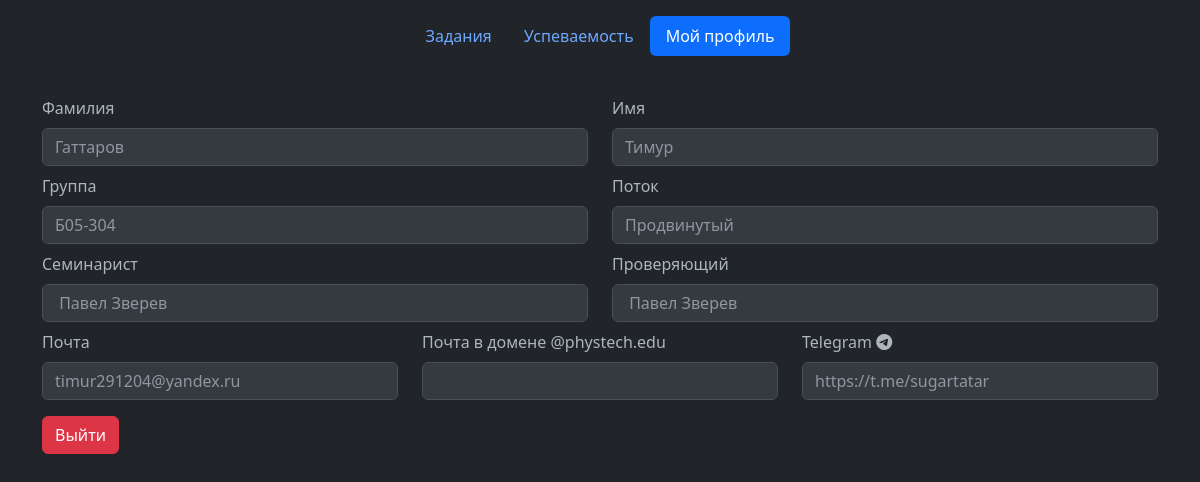
/accounts/profile/ (signed in), run on an earlier commit of the app's database.
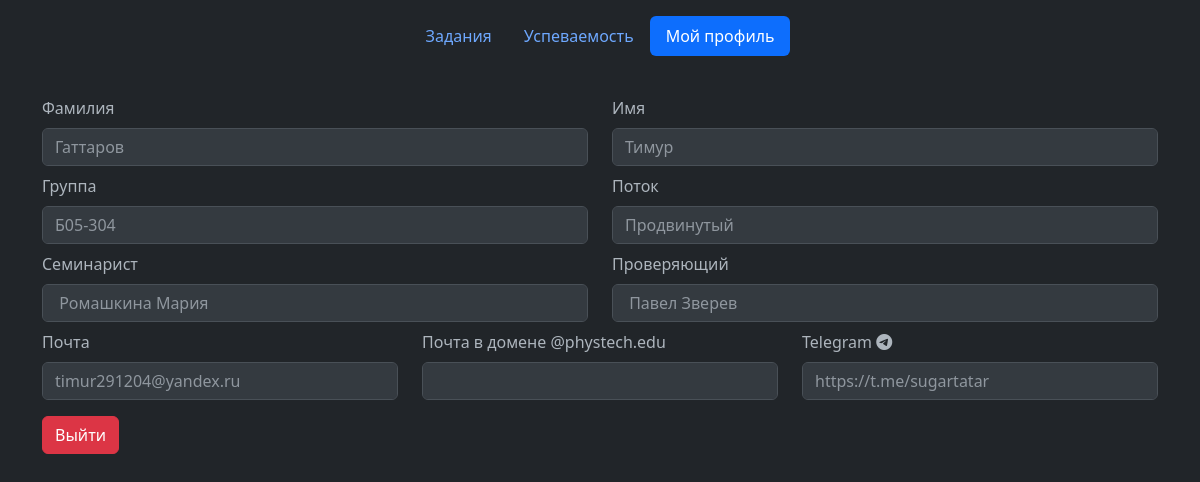
And on a later commit of the database.
### accounts/models.py (models this page shows, shortened)
class Profile(models.Model):
    user = models.OneToOneField(User, on_delete=models.CASCADE)
    last_name = models.CharField(max_length=18, blank=True, null=True)
    first_name = models.CharField(max_length=18, blank=True, null=True)
    fathers_name = models.CharField(max_length=18, blank=True, null=True)
    GROUP_CHOICES = (('', ''),
                     ('Б05-301', 'Б05-301'),
                     ('Б05-302', 'Б05-302'),
                     ('Б05-303', 'Б05-303'),
                     ('Б05-304', 'Б05-304'),
                     ('Б05-305', 'Б05-305'),
                     )
    group = models.CharField(
        max_length=7,
        choices= GROUP_CHOICES,
        default='',
    )
    flow = models.CharField(
        max_length=30,
        choices= (('', ''), ("Базовый", "Базовый"), ("Продвинутый", "Продвинутый")),
        default='',
    )
    SEMINARISTS_CHOICES = (
        ('', ''),
        ("Павел Зверев", "Павел Зверев"),
        ("Александр Маркин", "Александр Маркин"),
        ("Готовский Геннадий", "Готовский Геннадий"),
        ("Ромашкина Мария", "Ромашкина Мария"),
    )
    seminarist = models.CharField(
        max_length=30,
        choices=SEMINARISTS_CHOICES,
        default='',
    )
    CHECKER_CHOICES = [
        ('', ''),
        ('Павел Зверев', 'Павел Зверев'),
        ("АлександрМаркин", "Александр Маркин"),
        ("Геннадий Готовский", "Геннадий Готовский"),
        ("Ромашкина Мария", "Ромашкина Мария"),
    ]
    checker = models.TextField(
        max_length=40,
        choices=CHECKER_CHOICES,
        default='',
    )
    phystech_email = models.EmailField(max_length=254, blank=True, null=True)
    telegram = models.URLField(max_length=200, blank=True, null=True)

### accounts/views.py (the view)
# urls.py: path('profile/', profile, name='users-profile'),
@login_required
def profile(request):
    data = {'user' : request.user, 'profile' : Profile.objects.get(user=request.user)}
    return render(request, 'registration/profile.html', context=data)

### templates/registration/profile.html (shortened to what this page needs)
<!doctype html>
<html lang="ru" data-bs-theme="dark">
  <head>
    <link href="https://cdn.jsdelivr.net/npm/bootstrap@5.3.0/dist/css/bootstrap.min.css" rel="stylesheet">
  </head>
  <body>
    <div class="container">
      <header class="d-flex justify-content-center py-3">
        <ul class="nav nav-pills">
          <li class="nav-item">
            <a class="nav-link" href="/tasks/">Задания</a>
          </li>
          <li class="nav-item">
            <a class="nav-link" href="/scores/">Успеваемость</a>
          </li>
          <li class="nav-item">
            <a class="nav-link active" aria-current="page" href="/accounts/profile/">Мой профиль</a>
          </li>
        </ul>
      </header>
    </div>
    <link rel="stylesheet" href=
"https://cdn.jsdelivr.net/npm/bootstrap@5.0.2/dist/css/bootstrap.min.css" />
    <link rel="stylesheet" href=
"https://cdn.jsdelivr.net/npm/bootstrap-icons@1.5.0/font/bootstrap-icons.css" />
    <link href="https://cdn.jsdelivr.net/npm/bootstrap@5.3.0/dist/css/bootstrap.min.css" rel="stylesheet">
  </head>
  <body>
  <div class="container mt-4">
    <div class="row">
      <div class="col">
          <label for="inputEmail4" class="form-label">Фамилия</label>
          <input type="email" class="form-control" id="inputEmail4" placeholder= {{ user.last_name }} disabled>
      </div>
      <div class="col">
          <label for="inputEmail4" class="form-label">Имя</label>
          <input type="email" class="form-control" id="inputEmail4" placeholder= {{ user.first_name }} disabled>
      </div>
    </div>
    <div class="row mt-2">
      <div class="col">
          <label for="inputEmail4" class="form-label">Группа</label>
          <input type="email" class="form-control" id="inputEmail4" placeholder= {{ profile.group }} disabled>
      </div>
      <div class="col">
          <label for="inputEmail4" class="form-label">Поток</label>
          <input type="email" class="form-control" id="inputEmail4" placeholder= {{ profile.flow }} disabled>
      </div>
    </div>
    <div class="row mt-2">
      <div class="col">
          <label for="inputEmail4" class="form-label">Семинарист</label>
          <input type="email" class="form-control" id="inputEmail4" placeholder= " {{ profile.seminarist }} " disabled>
      </div>
      <div class="col">
          <label for="inputEmail4" class="form-label">Проверяющий </label>
          <input type="email" class="form-control" id="inputEmail4" placeholder= " {{ profile.checker }} " disabled>
      </div>
    </div>
    <div class="row mt-2">
      <div class="col">
          <label for="inputEmail4" class="form-label">Почта</label>
          <input type="email" class="form-control" id="inputEmail4" placeholder= "{{ user.email }}" disabled>
      </div>
      <div class="col">
          <label for="inputEmail4" class="form-label">Почта в домене @phystech.edu</label>
          <input type="email" class="form-control" id="inputEmail4" placeholder= "" disabled>
      </div>
      <div class="col">
        <label for="inputEmail4" class="form-label">Telegram <i class="bi bi-telegram"></i> </label>
        <input type="email" class="form-control" id="inputEmail4" placeholder= {{ profile.telegram }} disabled>
      </div>
    </div>
    <div class="row mt-3">
      <div class="col">
        <form action="{% url 'logout' %}" method="post">
          <button type="submit" href="#" type="button" class="btn btn-danger">Выйти</button>
        </form>
      </div>
    </div>
  </div>
  </body>
</html>

What changed in the data, as far as the page shows it:
changed Profile "Продвинутый": seminarist "Павел Зверев" → "Ромашкина Мария"
